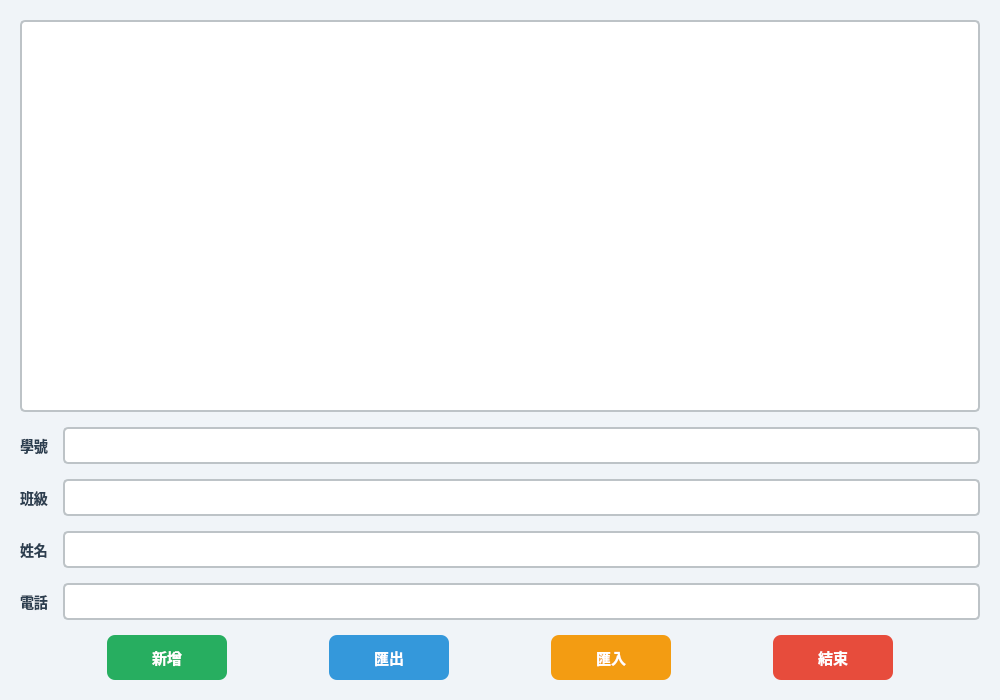
<?xml version="1.0" encoding="UTF-8"?>
<ui version="4.0">
 <class>myWidget</class>
 <widget class="QWidget" name="myWidget">
  <property name="geometry">
   <rect>
    <x>0</x>
    <y>0</y>
    <width>1000</width>
    <height>700</height>
   </rect>
  </property>
  <property name="windowTitle">
   <string>通訊錄管理系統</string>
  </property>
  <property name="styleSheet">
   <string notr="true">QWidget {
    background-color: #f0f4f8;
    font-family: &quot;Microsoft JhengHei&quot;, &quot;微軟正黑體&quot;, sans-serif;
}

QLabel {
    color: #2c3e50;
    font-size: 14px;
    font-weight: bold;
}

QLineEdit {
    background-color: white;
    border: 2px solid #bdc3c7;
    border-radius: 5px;
    padding: 8px;
    font-size: 13px;
}

QLineEdit:focus {
    border: 2px solid #3498db;
}

QTableWidget {
    background-color: white;
    border: 2px solid #bdc3c7;
    border-radius: 5px;
    gridline-color: #ecf0f1;
}

QTableWidget::item {
    padding: 5px;
}

QHeaderView::section {
    background-color: #34495e;
    color: white;
    padding: 8px;
    border: 1px solid #2c3e50;
    font-weight: bold;
    font-size: 13px;
}</string>
  </property>
  <layout class="QVBoxLayout" name="verticalLayout">
   <property name="spacing">
    <number>15</number>
   </property>
   <property name="leftMargin">
    <number>20</number>
   </property>
   <property name="topMargin">
    <number>20</number>
   </property>
   <property name="rightMargin">
    <number>20</number>
   </property>
   <property name="bottomMargin">
    <number>20</number>
   </property>
   <item>
    <widget class="QTableWidget" name="tableWidget"/>
   </item>
   <item>
    <layout class="QFormLayout" name="formLayout">
     <item row="0" column="0">
      <widget class="QLabel" name="label">
       <property name="text">
        <string>學號</string>
       </property>
      </widget>
     </item>
     <item row="0" column="1">
      <widget class="QLineEdit" name="lineEdit"/>
     </item>
     <item row="1" column="0">
      <widget class="QLabel" name="label_2">
       <property name="text">
        <string>班級</string>
       </property>
      </widget>
     </item>
     <item row="1" column="1">
      <widget class="QLineEdit" name="lineEdit_2"/>
     </item>
     <item row="2" column="0">
      <widget class="QLabel" name="label_3">
       <property name="text">
        <string>姓名</string>
       </property>
      </widget>
     </item>
     <item row="2" column="1">
      <widget class="QLineEdit" name="lineEdit_3"/>
     </item>
     <item row="3" column="0">
      <widget class="QLabel" name="label_4">
       <property name="text">
        <string>電話</string>
       </property>
      </widget>
     </item>
     <item row="3" column="1">
      <widget class="QLineEdit" name="lineEdit_4"/>
     </item>
    </layout>
   </item>
   <item>
    <layout class="QHBoxLayout" name="horizontalLayout_2">
     <item>
      <spacer name="horizontalSpacer_5">
       <property name="orientation">
        <enum>Qt::Orientation::Horizontal</enum>
       </property>
       <property name="sizeHint" stdset="0">
        <size>
         <width>40</width>
         <height>20</height>
        </size>
       </property>
      </spacer>
     </item>
     <item>
      <widget class="QPushButton" name="pushButton_3">
       <property name="minimumSize">
        <size>
         <width>120</width>
         <height>45</height>
        </size>
       </property>
       <property name="styleSheet">
        <string notr="true">QPushButton {
    background-color: #27ae60;
    color: white;
    border: none;
    border-radius: 8px;
    padding: 10px 20px;
    font-size: 15px;
    font-weight: bold;
}
QPushButton:hover {
    background-color: #2ecc71;
}
QPushButton:pressed {
    background-color: #229954;
}</string>
       </property>
       <property name="text">
        <string>新增</string>
       </property>
      </widget>
     </item>
     <item>
      <spacer name="horizontalSpacer_4">
       <property name="orientation">
        <enum>Qt::Orientation::Horizontal</enum>
       </property>
       <property name="sizeHint" stdset="0">
        <size>
         <width>40</width>
         <height>20</height>
        </size>
       </property>
      </spacer>
     </item>
     <item>
      <widget class="QPushButton" name="pushButton_4">
       <property name="minimumSize">
        <size>
         <width>120</width>
         <height>45</height>
        </size>
       </property>
       <property name="styleSheet">
        <string notr="true">QPushButton {
    background-color: #3498db;
    color: white;
    border: none;
    border-radius: 8px;
    padding: 10px 20px;
    font-size: 15px;
    font-weight: bold;
}
QPushButton:hover {
    background-color: #5dade2;
}
QPushButton:pressed {
    background-color: #2874a6;
}</string>
       </property>
       <property name="text">
        <string>匯出</string>
       </property>
      </widget>
     </item>
     <item>
      <spacer name="horizontalSpacer_6">
       <property name="orientation">
        <enum>Qt::Orientation::Horizontal</enum>
       </property>
       <property name="sizeHint" stdset="0">
        <size>
         <width>40</width>
         <height>20</height>
        </size>
       </property>
      </spacer>
     </item>
     <item>
      <widget class="QPushButton" name="pushButton">
       <property name="minimumSize">
        <size>
         <width>120</width>
         <height>45</height>
        </size>
       </property>
       <property name="styleSheet">
        <string notr="true">QPushButton {
    background-color: #f39c12;
    color: white;
    border: none;
    border-radius: 8px;
    padding: 10px 20px;
    font-size: 15px;
    font-weight: bold;
}
QPushButton:hover {
    background-color: #f4a742;
}
QPushButton:pressed {
    background-color: #d68910;
}</string>
       </property>
       <property name="text">
        <string>匯入</string>
       </property>
      </widget>
     </item>
     <item>
      <spacer name="horizontalSpacer">
       <property name="orientation">
        <enum>Qt::Orientation::Horizontal</enum>
       </property>
       <property name="sizeHint" stdset="0">
        <size>
         <width>40</width>
         <height>20</height>
        </size>
       </property>
      </spacer>
     </item>
     <item>
      <widget class="QPushButton" name="pushButton_2">
       <property name="minimumSize">
        <size>
         <width>120</width>
         <height>45</height>
        </size>
       </property>
       <property name="styleSheet">
        <string notr="true">QPushButton {
    background-color: #e74c3c;
    color: white;
    border: none;
    border-radius: 8px;
    padding: 10px 20px;
    font-size: 15px;
    font-weight: bold;
}
QPushButton:hover {
    background-color: #ec7063;
}
QPushButton:pressed {
    background-color: #c0392b;
}</string>
       </property>
       <property name="text">
        <string>結束</string>
       </property>
      </widget>
     </item>
     <item>
      <spacer name="horizontalSpacer_2">
       <property name="orientation">
        <enum>Qt::Orientation::Horizontal</enum>
       </property>
       <property name="sizeHint" stdset="0">
        <size>
         <width>40</width>
         <height>20</height>
        </size>
       </property>
      </spacer>
     </item>
    </layout>
   </item>
  </layout>
 </widget>
 <resources/>
 <connections/>
</ui>
